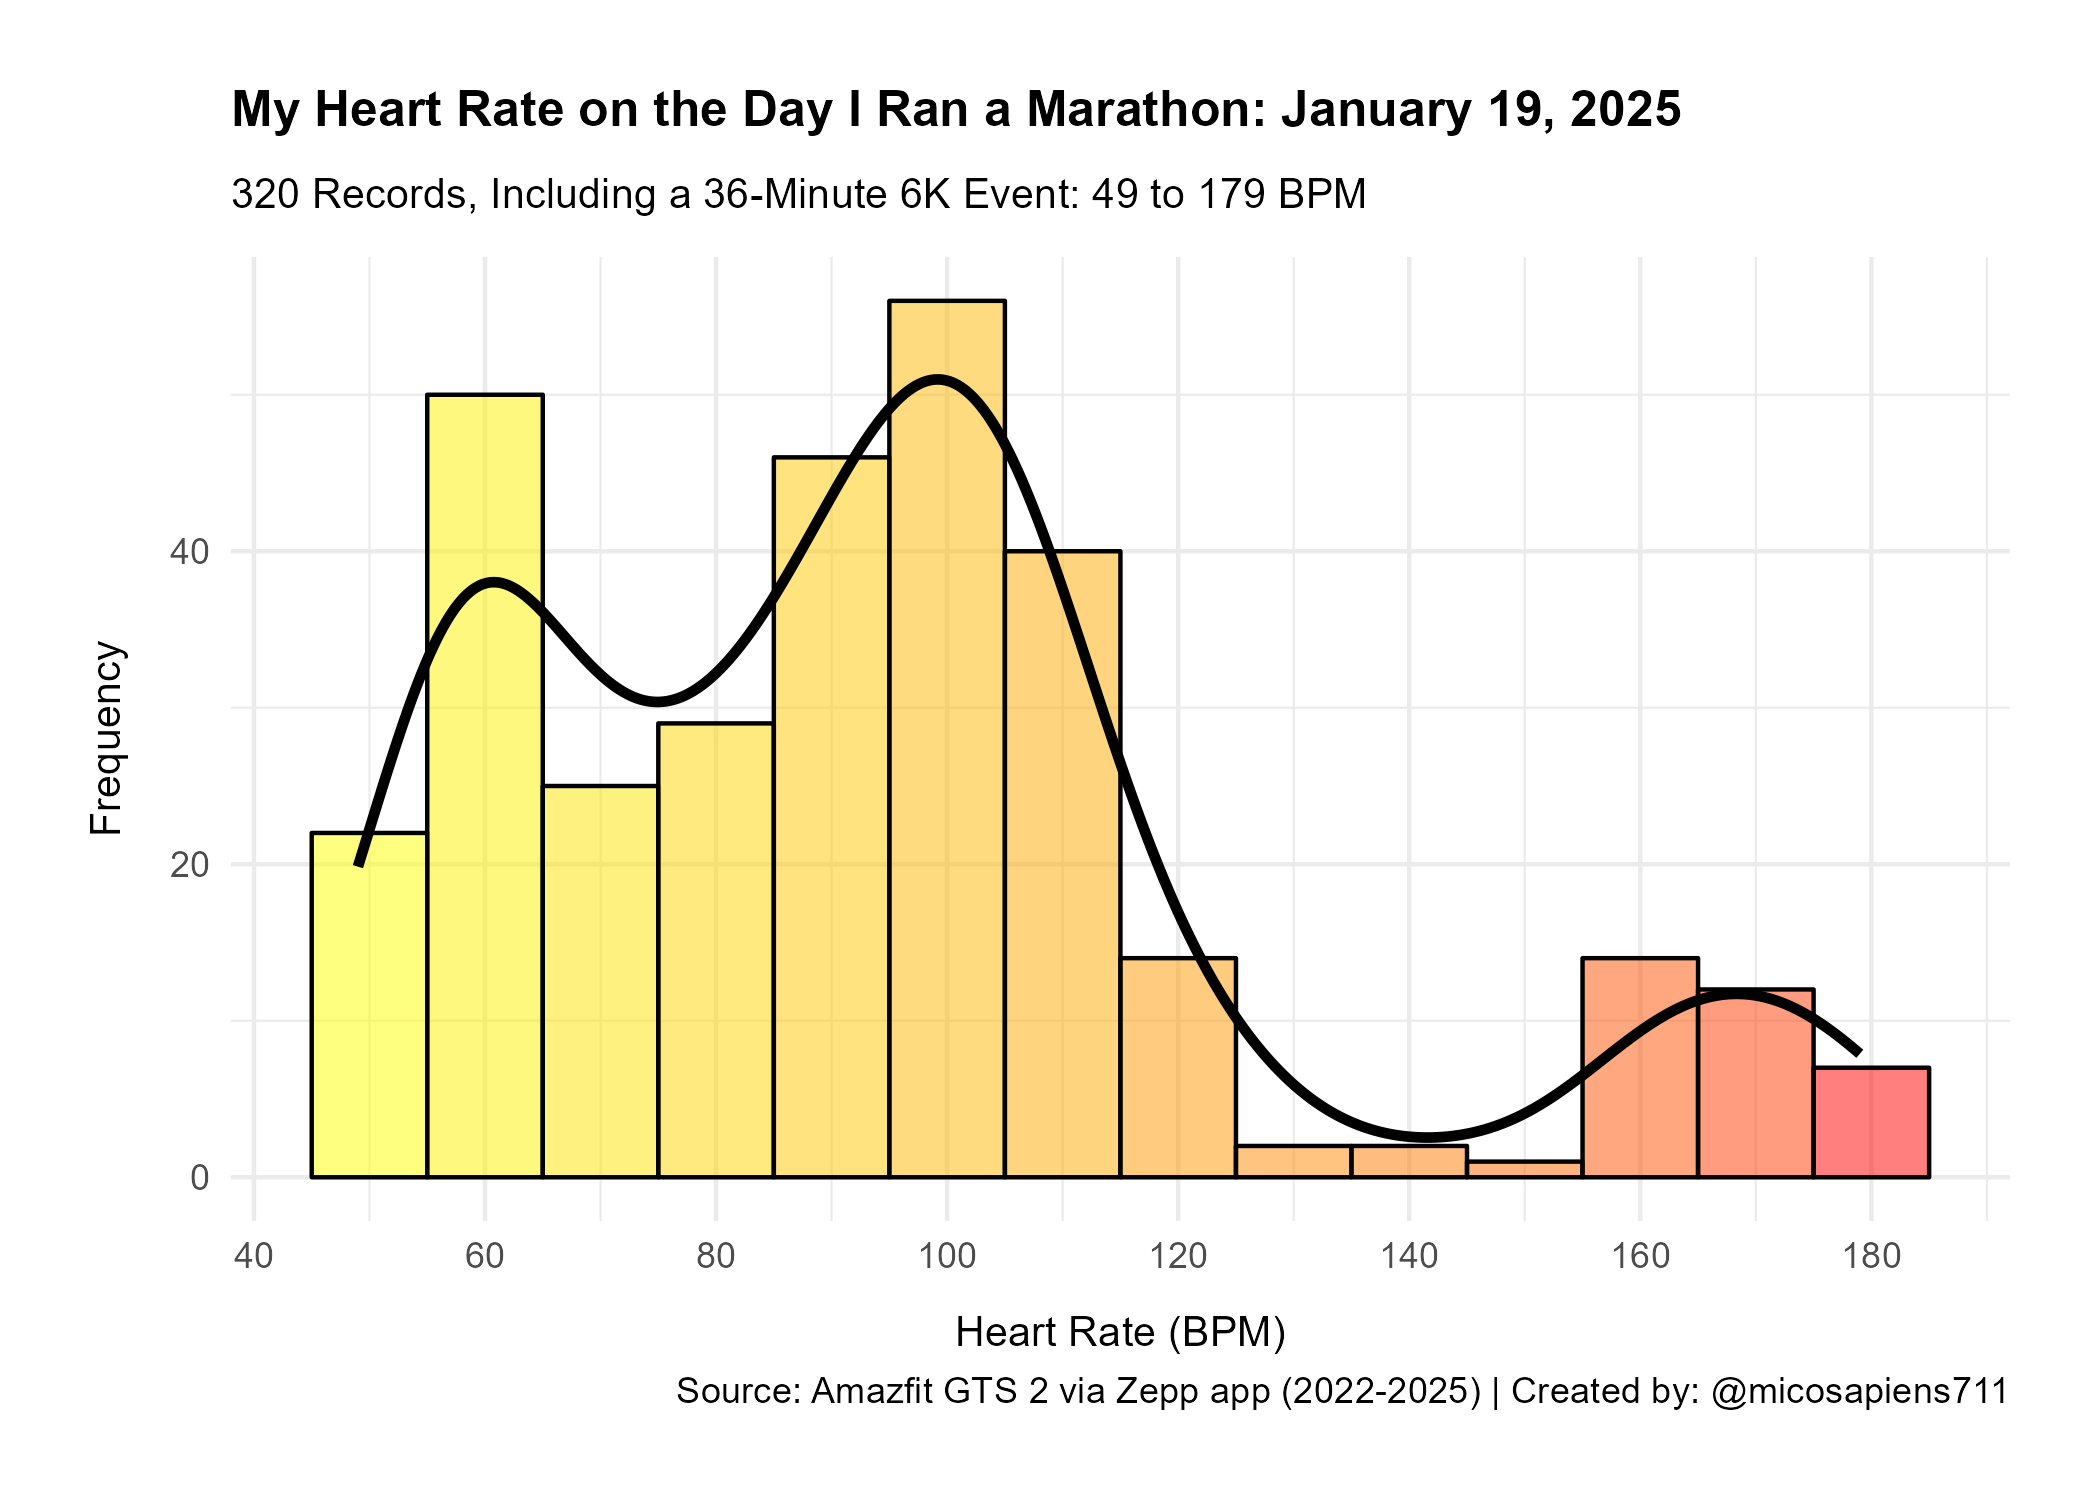

The R source for this figure:
# Load libraries
library(tidyverse)
library(lubridate)

# Want the full dataset? Visit the repo:  

# [DataForACoffee ☕](https://github.com/vitoroma101/DataForACoffee)  

# Read Zepp data
heartmin <- read.csv("E:\\Documents\\30day\\25\\ZEPP\\HEARTRATE_AUTO\\HEARTRATE_AUTO_1744082351815.csv")

# Filter non-finite values immediately after loading
heartmin <- heartmin %>%
  filter(!is.na(heartRate) & !is.nan(heartRate) & is.finite(heartRate))

# Convert to datetime
heartmin <- heartmin %>%
  mutate(datetime = ymd_hm(paste(date, time)))

# Filter data for January 19, 2025 (entire day)
marathon_data <- heartmin %>%
  filter(date == "2025-01-19")

# Ensure heartRate is numeric
marathon_data <- marathon_data %>%
  mutate(heartRate = as.numeric(heartRate)) %>%
  filter(!is.na(heartRate) & is.finite(heartRate))

# Histogram
p <- ggplot(marathon_data, aes(x = heartRate)) +
  # Histogram
  geom_histogram(aes(fill = after_stat(x)), binwidth = 10, color = "black", alpha = 0.5) +
  # Density curve
  geom_density(aes(y = after_stat(count) * 10), color = "black", size = 1.2, alpha = 0.3) +
  # Color gradient
  scale_fill_gradient(low = "yellow", high = "red", name = "BPM") +
  # Adjust X-axis based on the actual range (without limits to avoid data removal)
  scale_x_continuous(breaks = seq(40, 200, by = 20)) +
  # Labels and style
  labs(title = "My Heart Rate on the Day I Ran a Marathon: January 19, 2025",
       subtitle = "320 Records, Including a 36-Minute 6K Event: 49 to 179 BPM",
       x = "Heart Rate (BPM)", y = "Frequency",
       caption = "Source: Amazfit GTS 2 via Zepp app (2022-2025) | Created by: @micosapiens711") +
  theme_minimal() +
  theme(plot.title = element_text(hjust = 0, size = 12, face = "bold", margin = margin(b = 10)),
        plot.subtitle = element_text(hjust = 0, size = 10, margin = margin(b = 10)),
        axis.title.x = element_text(size = 10, margin = margin(t = 10)),
        axis.title.y = element_text(size = 10, margin = margin(r = 10)),
        legend.position = "none",
        plot.margin = unit(c(0.3, 0.3, 0.3, 0.3), "in"))

# Display the plot
print(p)

# Save the plot
ggsave("histogram_25.png", plot = p, width = 7, height = 5, dpi = 300)
